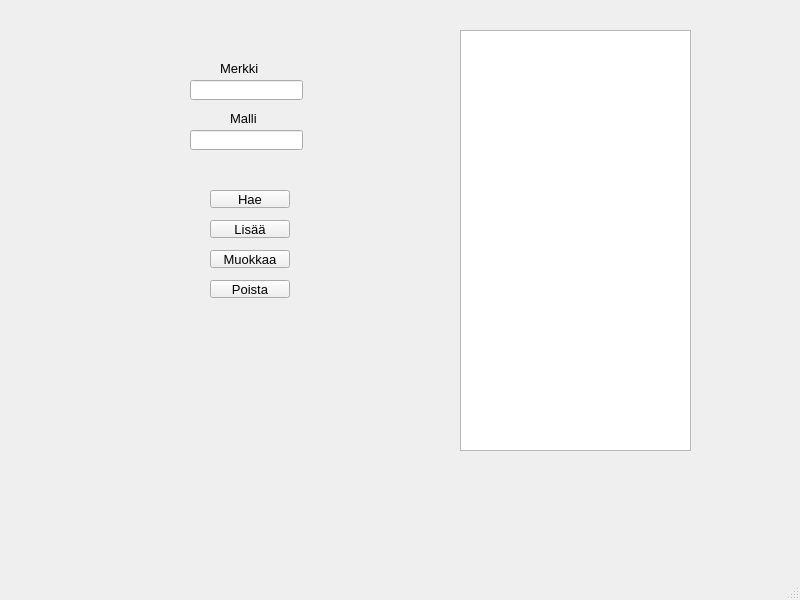
<?xml version="1.0" encoding="UTF-8"?>
<ui version="4.0">
 <class>MainWindow</class>
 <widget class="QMainWindow" name="MainWindow">
  <property name="geometry">
   <rect>
    <x>0</x>
    <y>0</y>
    <width>800</width>
    <height>600</height>
   </rect>
  </property>
  <property name="font">
   <font>
    <pointsize>10</pointsize>
   </font>
  </property>
  <property name="windowTitle">
   <string>MainWindow</string>
  </property>
  <widget class="QWidget" name="centralwidget">
   <widget class="QListWidget" name="listWidget">
    <property name="geometry">
     <rect>
      <x>460</x>
      <y>30</y>
      <width>231</width>
      <height>421</height>
     </rect>
    </property>
   </widget>
   <widget class="QLineEdit" name="TextCarBrand">
    <property name="geometry">
     <rect>
      <x>190</x>
      <y>80</y>
      <width>113</width>
      <height>20</height>
     </rect>
    </property>
   </widget>
   <widget class="QLineEdit" name="TextCarModel">
    <property name="geometry">
     <rect>
      <x>190</x>
      <y>130</y>
      <width>113</width>
      <height>20</height>
     </rect>
    </property>
   </widget>
   <widget class="QPushButton" name="btnGet">
    <property name="geometry">
     <rect>
      <x>210</x>
      <y>190</y>
      <width>80</width>
      <height>18</height>
     </rect>
    </property>
    <property name="text">
     <string>Hae</string>
    </property>
   </widget>
   <widget class="QPushButton" name="btnAdd">
    <property name="geometry">
     <rect>
      <x>210</x>
      <y>220</y>
      <width>80</width>
      <height>18</height>
     </rect>
    </property>
    <property name="text">
     <string>Lisää</string>
    </property>
   </widget>
   <widget class="QPushButton" name="btnEdit">
    <property name="geometry">
     <rect>
      <x>210</x>
      <y>250</y>
      <width>80</width>
      <height>18</height>
     </rect>
    </property>
    <property name="text">
     <string>Muokkaa</string>
    </property>
   </widget>
   <widget class="QPushButton" name="btnDelete">
    <property name="geometry">
     <rect>
      <x>210</x>
      <y>280</y>
      <width>80</width>
      <height>18</height>
     </rect>
    </property>
    <property name="text">
     <string>Poista</string>
    </property>
   </widget>
   <widget class="QLabel" name="label">
    <property name="geometry">
     <rect>
      <x>220</x>
      <y>60</y>
      <width>51</width>
      <height>16</height>
     </rect>
    </property>
    <property name="text">
     <string>Merkki</string>
    </property>
   </widget>
   <widget class="QLabel" name="label_2">
    <property name="geometry">
     <rect>
      <x>230</x>
      <y>110</y>
      <width>31</width>
      <height>16</height>
     </rect>
    </property>
    <property name="text">
     <string>Malli</string>
    </property>
   </widget>
  </widget>
  <widget class="QMenuBar" name="menubar">
   <property name="geometry">
    <rect>
     <x>0</x>
     <y>0</y>
     <width>800</width>
     <height>19</height>
    </rect>
   </property>
  </widget>
  <widget class="QStatusBar" name="statusbar"/>
 </widget>
 <resources/>
 <connections/>
</ui>
